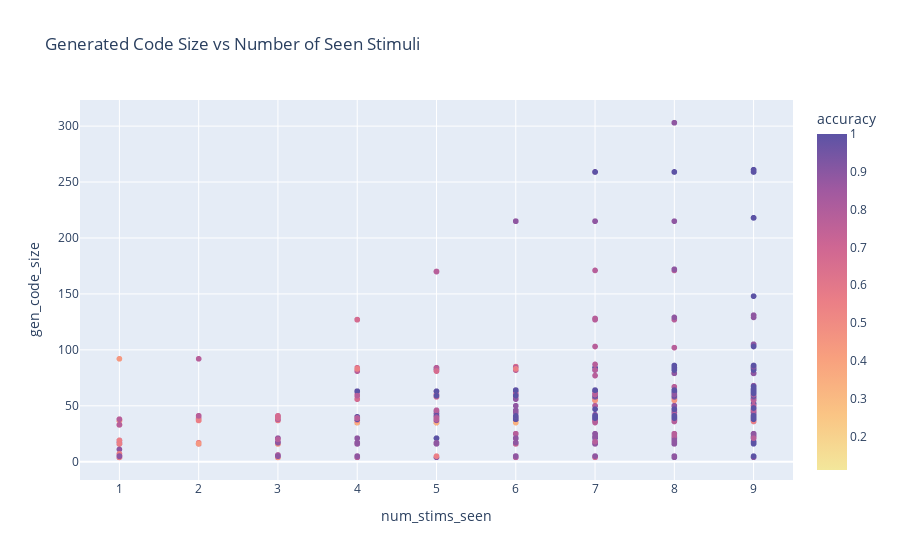

Notebook cell for this chart:
### Code cell
px.scatter(data, x='num_stims_seen', y='gen_code_size', color='accuracy', 
           hover_data=['Problem_num', 'gen_code_concat'], 
           color_continuous_scale=px.colors.sequential.Sunset,
           title="Generated Code Size vs Number of Seen Stimuli")

### Figure 1 — Plotly figure (JSON) as saved in the notebook; plotly's stock layout.template omitted (floating-point values rounded to 4 significant figures; data arrays with more than 128 entries replaced by an {"elided": "..."} marker saying what was removed)
{"data": [{"customdata": {"elided": "1197x2 mixed values"}, "hovertemplate": "num_stims_seen=%{x}<br>gen_code_size=%{y}<br>Problem_num=%{customdata[0]}<br>gen_code_concat=%{customdata[1]}<br>accuracy=%{marker.color}<extra></extra>", "legendgroup": "", "marker": {"color": {"elided": "1197 float values"}, "coloraxis": "coloraxis", "symbol": "circle"}, "mode": "markers", "name": "", "showlegend": false, "type": "scattergl", "x": {"elided": "1197 int values"}, "xaxis": "x", "y": {"elided": "1197 int values"}, "yaxis": "y"}], "layout": {"coloraxis": {"colorbar": {"title": {"text": "accuracy"}}, "colorscale": [[0, "rgb(243, 231, 155)"], [0.1667, "rgb(250, 196, 132)"], [0.3333, "rgb(248, 160, 126)"], [0.5, "rgb(235, 127, 134)"], [0.6667, "rgb(206, 102, 147)"], [0.8333, "rgb(160, 89, 160)"], [1, "rgb(92, 83, 165)"]]}, "legend": {"tracegroupgap": 0}, "title": {"text": "Generated Code Size vs Number of Seen Stimuli"}, "xaxis": {"anchor": "y", "domain": [0, 1], "title": {"text": "num_stims_seen"}}, "yaxis": {"anchor": "x", "domain": [0, 1], "title": {"text": "gen_code_size"}}}}
